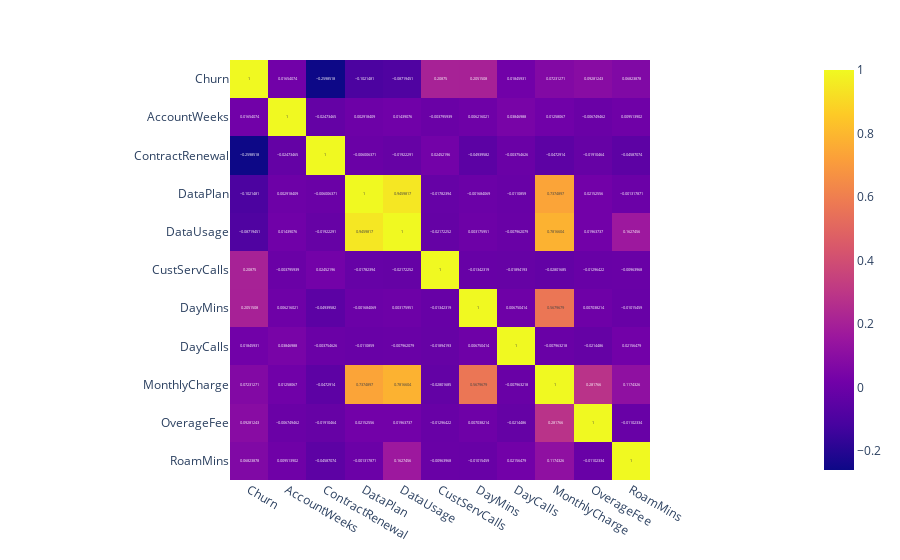

Source (notebook cell):
### Markdown cell above
We can see that there is imbalance data between `Churn` and `not Churn`

### Code cell
numeric_df = pd.read_csv("telecom_churn.csv")
cor = numeric_df.corr()
fig = px.imshow(cor,text_auto=True)
fig.show()

### Figure 1 — Plotly figure (JSON) as saved in the notebook; plotly's stock layout.template omitted (floating-point values rounded to 4 significant figures)
{"data": [{"coloraxis": "coloraxis", "hovertemplate": "x: %{x}<br>y: %{y}<br>color: %{z}<extra></extra>", "name": "0", "texttemplate": "%{z}", "type": "heatmap", "x": ["Churn", "AccountWeeks", "ContractRenewal", "DataPlan", "DataUsage", "CustServCalls", "DayMins", "DayCalls", "MonthlyCharge", "OverageFee", "RoamMins"], "xaxis": "x", "y": ["Churn", "AccountWeeks", "ContractRenewal", "DataPlan", "DataUsage", "CustServCalls", "DayMins", "DayCalls", "MonthlyCharge", "OverageFee", "RoamMins"], "yaxis": "y", "z": [[1, 0.01654, -0.2599, -0.1021, -0.08719, 0.2087, 0.2052, 0.01846, 0.07231, 0.09281, 0.06824], [0.01654, 1, -0.02473, 0.002918, 0.01439, -0.003796, 0.006216, 0.03847, 0.01258, -0.006749, 0.009514], [-0.2599, -0.02473, 1, -0.006006, -0.01922, 0.02452, -0.0494, -0.003755, -0.04729, -0.0191, -0.04587], [-0.1021, 0.002918, -0.006006, 1, 0.946, -0.01782, -0.001684, -0.01109, 0.7375, 0.02153, -0.001318], [-0.08719, 0.01439, -0.01922, 0.946, 1, -0.02172, 0.003176, -0.007962, 0.7817, 0.01964, 0.1627], [0.2087, -0.003796, 0.02452, -0.01782, -0.02172, 1, -0.01342, -0.01894, -0.02802, -0.01296, -0.00964], [0.2052, 0.006216, -0.0494, -0.001684, 0.003176, -0.01342, 1, 0.00675, 0.568, 0.007038, -0.01015], [0.01846, 0.03847, -0.003755, -0.01109, -0.007962, -0.01894, 0.00675, 1, -0.007963, -0.02145, 0.02156], [0.07231, 0.01258, -0.04729, 0.7375, 0.7817, -0.02802, 0.568, -0.007963, 1, 0.2818, 0.1174], [0.09281, -0.006749, -0.0191, 0.02153, 0.01964, -0.01296, 0.007038, -0.02145, 0.2818, 1, -0.01102], [0.06824, 0.009514, -0.04587, -0.001318, 0.1627, -0.00964, -0.01015, 0.02156, 0.1174, -0.01102, 1]]}], "layout": {"coloraxis": {"colorscale": [[0, "#0d0887"], [0.1111, "#46039f"], [0.2222, "#7201a8"], [0.3333, "#9c179e"], [0.4444, "#bd3786"], [0.5556, "#d8576b"], [0.6667, "#ed7953"], [0.7778, "#fb9f3a"], [0.8889, "#fdca26"], [1, "#f0f921"]]}, "margin": {"t": 60}, "xaxis": {"anchor": "y", "constrain": "domain", "domain": [0, 1], "scaleanchor": "y"}, "yaxis": {"anchor": "x", "autorange": "reversed", "constrain": "domain", "domain": [0, 1]}}}
